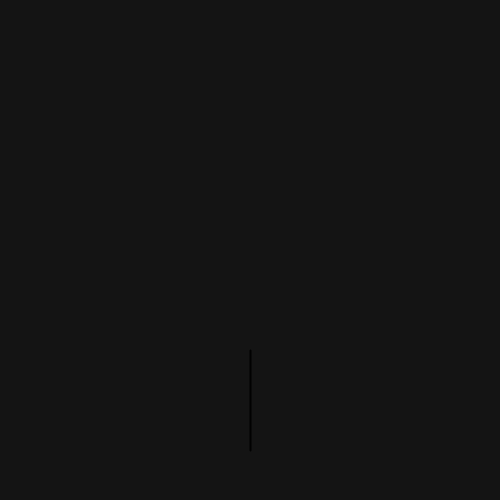
Frame 1 (no input)
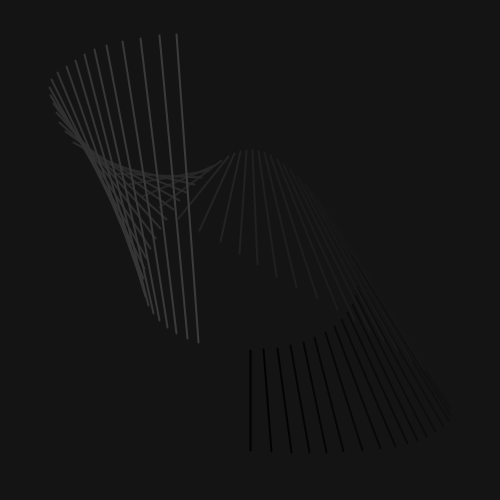
Frame 60 (the mouse pressed at the canvas centre just before this capture)
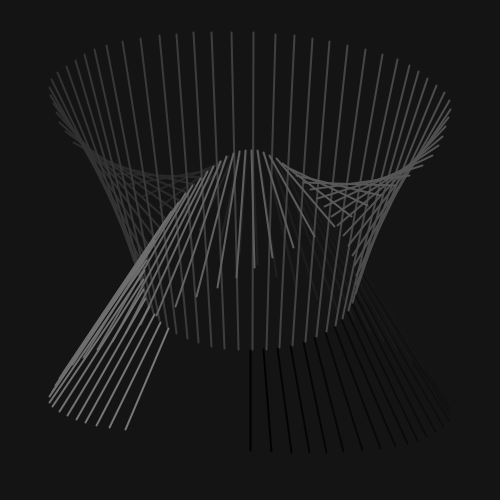
Frame 120 (the mouse held since frame 60 and released just before this capture)

The Processing sketch that drew these frames (run headless with seeded random() and noise(); from frame 60 on, the mouse is pressed at the canvas centre):

// Processing sketch: mujer
// ── mujer.pde
//x=5t
//y=3t+3
float t;
color c = 1;

void setup() {
  background (20);
  size(500, 500);
}

void draw() {
  stroke(c);
  strokeWeight(2);

  translate(width/2, height/2);
  line(x1(t), y1(t), x2(t), y2(t));
  t++;
  c++;

  if (c>250) {
    c--;
  }
}

float x1(float t) {
  return sin(t/10)*100 + sin(t/5)*20;
}

float y1(float t) {
  return cos(t/10)*100;
}

float x2(float t) {
  return sin(t/10)*200 + sin(t)*2;
}

float y2(float t) {
  return cos(t/20)*200 + sin(t/12)*20;
}
